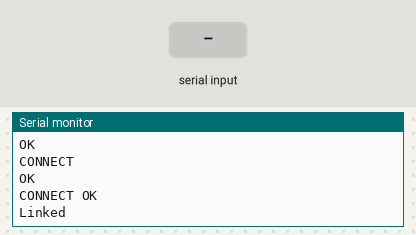
The sketch below on a simulated Arduino Uno, built with avr-gcc and run on an emulated ATmega328P. Shown: the last lines printed to the serial monitor. The test bench sets the inputs (shaded band). The modem accepts every AT command (registered, SIM ready, sends succeed) and sends nothing else.

Above: at 7.2 s.
7.3 s: "1\n" received over the second serial link
At 8.5 s:
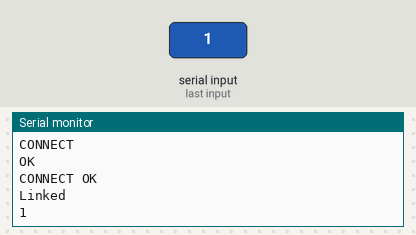
8.8 s: "0\n" received over the second serial link
At 9.7 s:
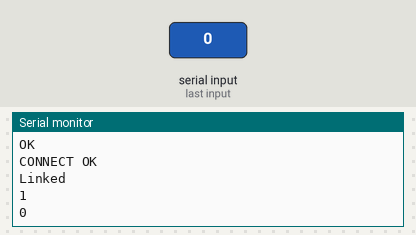
10.3 s: "2\n" received over the second serial link
At 10.8 s:
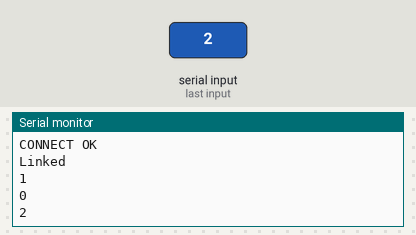
Timing chart, 0 to 13.3 s (numbered marks = the images above; inputs shaded):
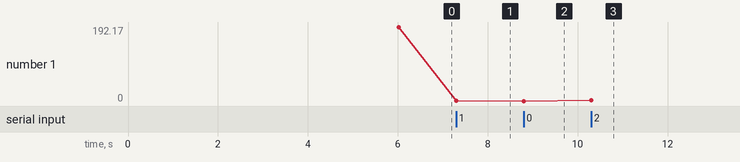

Measured:
- after the input at 7.3 s, the serial monitor: prints a new line at once (image 1)
- after the input at 8.8 s, the serial monitor: prints a new line at once (image 2)
- after the input at 10.3 s, the serial monitor: prints a new line at once (image 3)
- plotted number 1: 192.17 → 1 after the input at 7.3 s, 1 → 0 after the input at 8.8 s, 0 → 2 after the input at 10.3 s

The sketch:

ESP8266_HTTP_GET.ino
```cpp
    /*
     * By- Nimit Khandelwal
     * ARDUINO UNO EXAMPLE -ESP8266 HTTP-GET request
     * This example code is used to interface esp8266 module to arduino uno-r3.
     * Here esp8266 has been setup on station mode to perform HTTP GET request to server.
     */
     #include <SoftwareSerial.h>
    #define SSID        "TIGER hostel"
    #define PASS        "ughostel@boys"
    //   #define SSID        "Hol U19"
  // #define PASS        "12345679z"
    #define DEST_HOST   "172.16.7.128"
    #define DEST_IP     "172.16.7.128"
    #define TIMEOUT     5000 // mS
    #define CONTINUE    false
    #define HALT        true
    #define ECHO_COMMANDS // Un-comment to echo AT+ commands to serial monitor

    int pulse=0,sat=8;
    float lan=0,lon=99;
  SoftwareSerial dbgSerial(6, 7);
    // Print error message and loop stop.
    void errorHalt(String msg)
    {
      Serial.println(msg);
      Serial.println("HALT");
      while(true){};
    }
    // Read characters from WiFi module and echo to serial until keyword occurs or timeout.
    boolean echoFind(String keyword)
    {
      byte current_char   = 0;
      byte keyword_length = keyword.length();

      // Fail if the target string has not been sent by deadline.
      long deadline = millis() + TIMEOUT;
      while(millis() < deadline)
      {
        if (dbgSerial.available())
        {
          char ch = dbgSerial.read();
          Serial.print(ch);
          if (ch == keyword[current_char])
            if (++current_char == keyword_length)
            {
              Serial.println();
              return true;
            }
        }
      }
      return false;  // Timed out
    }

    // Read and echo all available module output.
    // (Used when we're indifferent to "OK" vs. "no change" responses or to get around firmware bugs.)
    void echoFlush()
      {while(dbgSerial.available()) Serial.write(dbgSerial.read());}

    // Echo module output until 3 newlines encountered.
    // (Used when we're indifferent to "OK" vs. "no change" responses.)
    void echoSkip()
    {
      echoFind("\n");        // Search for nl at end of command echo
      echoFind("\n");        // Search for 2nd nl at end of response.
      echoFind("\n");        // Search for 3rd nl at end of blank line.
    }

    // Send a command to the module and wait for acknowledgement string
    // (or flush module output if no ack specified).
    // Echoes all data received to the serial monitor.
    boolean echoCommand(String cmd, String ack, boolean halt_on_fail)
    {
      dbgSerial.println(cmd);
      #ifdef ECHO_COMMANDS
        Serial.print("--"); Serial.println(cmd);
      #endif

      // If no ack response specified, skip all available module output.
      if (ack == "")
        echoSkip();
      else
        // Otherwise wait for ack.
        if (!echoFind(ack))          // timed out waiting for ack string
          if (halt_on_fail)
            errorHalt(cmd+" failed");// Critical failure halt.
          else
            return false;            // Let the caller handle it.
      return true;                   // ack blank or ack found
    }

    // Connect to the specified wireless network.
    boolean connectWiFi()
    {
      String cmd = "AT+CWJAP=\""; cmd += SSID; cmd += "\",\""; cmd += PASS; cmd += "\"";
      if (echoCommand(cmd, "OK", CONTINUE)) // Join Access Point
      {
        Serial.println("Connected to WiFi.");
        return true;
      }
      else
      {
        Serial.println("Connection to WiFi failed.");
        return false;
      }
    }

    // ******** SETUP ********
    void setup()
    {
      Serial.begin(115200);         // Communication with PC monitor via USB
      dbgSerial.begin(115200);        // Communication with ESP8266 via 5V/3.3V level shifter

      //dbgSerial.setTimeout(TIMEOUT);
      Serial.println("ESP8266 Demo");

      Serial.println("Module is ready.");
      echoCommand("AT+GMR", "OK", CONTINUE);   // Retrieves the firmware ID (version number) of the module.
      //echoCommand("AT+CWMODE?","OK", CONTINUE);// Get module access mode.

      // echoCommand("AT+CWLAP", "OK", CONTINUE); // List available access points - DOESN't WORK FOR ME

      echoCommand("AT+CWMODE=1", "", HALT);    // Station mode
      echoCommand("AT+CIPMUX=0", "", HALT);    // Allow single connection (we'll only use the first).

      //connect to the wifi
      boolean connection_established = false;
      for(int i=0;i<5;i++)
      {
        if(connectWiFi())
        {
          connection_established = true;
          break;
        }
      }
      if (!connection_established) errorHalt("Connection failed");

      delay(1000);

      //echoCommand("AT+CWSAP=?", "OK", CONTINUE); // Test connection
      echoCommand("AT+CIFSR", "", HALT);         // Echo IP address. (Firmware bug - should return "OK".)
      //echoCommand("AT+CIPMUX=0", "", HALT);      // Set single connection mode
    }

    // ******** LOOP ********
    void loop()
    {
      // Establish TCP connection
      String cmd = "AT+CIPSTART=\"TCP\",\""; cmd += DEST_IP; cmd += "\",3030";
      if (!echoCommand(cmd, "CONNECTED", CONTINUE)) return;
      delay(1000);

      // Get connection status
      //if (!echoCommand("AT+CIPSTATUS", "OK", CONTINUE))
      //return;

      // Build HTTP request.
      cmd = "GET /";
      cmd +="api/device/?device=1&pulse=";
      cmd+=String(pulse++);
      cmd+="&lan=";
      cmd+=String(lan);
      cmd+="&lon=";
      cmd+=String(lon);
      cmd+="&sat=";
      cmd+=String(sat);
      cmd+=" ";
      cmd += "HTTP/1.1\r\nHost: ";
      cmd += DEST_HOST;
      cmd += ":3030\r\n\r\n";

      // Ready the module to receive raw data
      if (!echoCommand("AT+CIPSEND="+String(cmd.length()), ">", CONTINUE))
      {
        echoCommand("AT+CIPCLOSE", "", CONTINUE);
        Serial.println("Connection timeout.");
        return;
      }

      // Send the raw HTTP request
      echoCommand(cmd, "OK",CONTINUE );  // GET

      // Loop forever echoing data received from destination server.

        while (dbgSerial.available())
          Serial.write(dbgSerial.read());

      //errorHalt("ONCE ONLY");
    }
```
